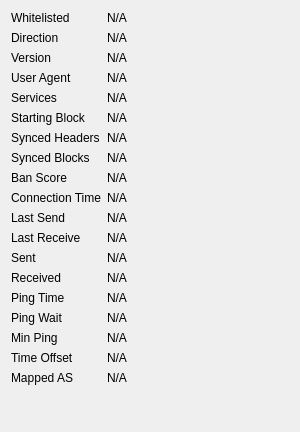
             <widget class="QWidget" name="detailWidget">
              <property name="geometry">
               <rect>
                <x>0</x>
                <y>0</y>
                <width>300</width>
                <height>432</height>
               </rect>
              </property>
              <property name="minimumSize">
               <size>
                <width>300</width>
                <height>0</height>
               </size>
              </property>
              <layout class="QGridLayout" name="gridLayout_2" columnstretch="0,1">
               <item row="0" column="0">
                <widget class="QLabel" name="label_30">
                 <property name="text">
                  <string>Whitelisted</string>
                 </property>
                </widget>
               </item>
               <item row="0" column="1">
                <widget class="QLabel" name="peerWhitelisted">
                 <property name="cursor">
                  <cursorShape>IBeamCursor</cursorShape>
                 </property>
                 <property name="text">
                  <string>N/A</string>
                 </property>
                 <property name="textFormat">
                  <enum>Qt::PlainText</enum>
                 </property>
                 <property name="textInteractionFlags">
                  <set>Qt::LinksAccessibleByMouse|Qt::TextSelectableByMouse</set>
                 </property>
                </widget>
               </item>
               <item row="1" column="0">
                <widget class="QLabel" name="label_23">
                 <property name="text">
                  <string>Direction</string>
                 </property>
                </widget>
               </item>
               <item row="1" column="1">
                <widget class="QLabel" name="peerDirection">
                 <property name="cursor">
                  <cursorShape>IBeamCursor</cursorShape>
                 </property>
                 <property name="text">
                  <string>N/A</string>
                 </property>
                 <property name="textFormat">
                  <enum>Qt::PlainText</enum>
                 </property>
                 <property name="textInteractionFlags">
                  <set>Qt::LinksAccessibleByMouse|Qt::TextSelectableByMouse</set>
                 </property>
                </widget>
               </item>
               <item row="2" column="0">
                <widget class="QLabel" name="label_21">
                 <property name="text">
                  <string>Version</string>
                 </property>
                </widget>
               </item>
               <item row="2" column="1">
                <widget class="QLabel" name="peerVersion">
                 <property name="cursor">
                  <cursorShape>IBeamCursor</cursorShape>
                 </property>
                 <property name="text">
                  <string>N/A</string>
                 </property>
                 <property name="textFormat">
                  <enum>Qt::PlainText</enum>
                 </property>
                 <property name="textInteractionFlags">
                  <set>Qt::LinksAccessibleByMouse|Qt::TextSelectableByMouse</set>
                 </property>
                </widget>
               </item>
               <item row="3" column="0">
                <widget class="QLabel" name="label_28">
                 <property name="text">
                  <string>User Agent</string>
                 </property>
                </widget>
               </item>
               <item row="3" column="1">
                <widget class="QLabel" name="peerSubversion">
                 <property name="cursor">
                  <cursorShape>IBeamCursor</cursorShape>
                 </property>
                 <property name="text">
                  <string>N/A</string>
                 </property>
                 <property name="textFormat">
                  <enum>Qt::PlainText</enum>
                 </property>
                 <property name="textInteractionFlags">
                  <set>Qt::LinksAccessibleByMouse|Qt::TextSelectableByMouse</set>
                 </property>
                </widget>
               </item>
               <item row="4" column="0">
                <widget class="QLabel" name="label_4">
                 <property name="text">
                  <string>Services</string>
                 </property>
                </widget>
               </item>
               <item row="4" column="1">
                <widget class="QLabel" name="peerServices">
                 <property name="cursor">
                  <cursorShape>IBeamCursor</cursorShape>
                 </property>
                 <property name="text">
                  <string>N/A</string>
                 </property>
                 <property name="textFormat">
                  <enum>Qt::PlainText</enum>
                 </property>
                 <property name="textInteractionFlags">
                  <set>Qt::LinksAccessibleByMouse|Qt::TextSelectableByMouse</set>
                 </property>
                </widget>
               </item>
               <item row="5" column="0">
                <widget class="QLabel" name="label_29">
                 <property name="text">
                  <string>Starting Block</string>
                 </property>
                </widget>
               </item>
               <item row="5" column="1">
                <widget class="QLabel" name="peerHeight">
                 <property name="cursor">
                  <cursorShape>IBeamCursor</cursorShape>
                 </property>
                 <property name="text">
                  <string>N/A</string>
                 </property>
                 <property name="textFormat">
                  <enum>Qt::PlainText</enum>
                 </property>
                 <property name="textInteractionFlags">
                  <set>Qt::LinksAccessibleByMouse|Qt::TextSelectableByMouse</set>
                 </property>
                </widget>
               </item>
               <item row="6" column="0">
                <widget class="QLabel" name="label_27">
                 <property name="text">
                  <string>Synced Headers</string>
                 </property>
                </widget>
               </item>
               <item row="6" column="1">
                <widget class="QLabel" name="peerSyncHeight">
                 <property name="cursor">
                  <cursorShape>IBeamCursor</cursorShape>
                 </property>
                 <property name="text">
                  <string>N/A</string>
                 </property>
                 <property name="textFormat">
                  <enum>Qt::PlainText</enum>
                 </property>
                 <property name="textInteractionFlags">
                  <set>Qt::LinksAccessibleByMouse|Qt::TextSelectableByMouse</set>
                 </property>
                </widget>
               </item>
               <item row="7" column="0">
                <widget class="QLabel" name="label_25">
                 <property name="text">
                  <string>Synced Blocks</string>
                 </property>
                </widget>
               </item>
               <item row="7" column="1">
                <widget class="QLabel" name="peerCommonHeight">
                 <property name="cursor">
                  <cursorShape>IBeamCursor</cursorShape>
                 </property>
                 <property name="text">
                  <string>N/A</string>
                 </property>
                 <property name="textFormat">
                  <enum>Qt::PlainText</enum>
                 </property>
                 <property name="textInteractionFlags">
                  <set>Qt::LinksAccessibleByMouse|Qt::TextSelectableByMouse</set>
                 </property>
                </widget>
               </item>
               <item row="8" column="0">
                <widget class="QLabel" name="label_24">
                 <property name="text">
                  <string>Ban Score</string>
                 </property>
                </widget>
               </item>
               <item row="8" column="1">
                <widget class="QLabel" name="peerBanScore">
                 <property name="cursor">
                  <cursorShape>IBeamCursor</cursorShape>
                 </property>
                 <property name="text">
                  <string>N/A</string>
                 </property>
                 <property name="textFormat">
                  <enum>Qt::PlainText</enum>
                 </property>
                 <property name="textInteractionFlags">
                  <set>Qt::LinksAccessibleByMouse|Qt::TextSelectableByMouse</set>
                 </property>
                </widget>
               </item>
               <item row="9" column="0">
                <widget class="QLabel" name="label_22">
                 <property name="text">
                  <string>Connection Time</string>
                 </property>
                </widget>
               </item>
               <item row="9" column="1">
                <widget class="QLabel" name="peerConnTime">
                 <property name="cursor">
                  <cursorShape>IBeamCursor</cursorShape>
                 </property>
                 <property name="text">
                  <string>N/A</string>
                 </property>
                 <property name="textFormat">
                  <enum>Qt::PlainText</enum>
                 </property>
                 <property name="textInteractionFlags">
                  <set>Qt::LinksAccessibleByMouse|Qt::TextSelectableByMouse</set>
                 </property>
                </widget>
               </item>
               <item row="10" column="0">
                <widget class="QLabel" name="label_15">
                 <property name="text">
                  <string>Last Send</string>
                 </property>
                </widget>
               </item>
               <item row="10" column="1">
                <widget class="QLabel" name="peerLastSend">
                 <property name="cursor">
                  <cursorShape>IBeamCursor</cursorShape>
                 </property>
                 <property name="text">
                  <string>N/A</string>
                 </property>
                 <property name="textFormat">
                  <enum>Qt::PlainText</enum>
                 </property>
                 <property name="textInteractionFlags">
                  <set>Qt::LinksAccessibleByMouse|Qt::TextSelectableByMouse</set>
                 </property>
                </widget>
               </item>
               <item row="11" column="0">
                <widget class="QLabel" name="label_19">
                 <property name="text">
                  <string>Last Receive</string>
                 </property>
                </widget>
               </item>
               <item row="11" column="1">
                <widget class="QLabel" name="peerLastRecv">
                 <property name="cursor">
                  <cursorShape>IBeamCursor</cursorShape>
                 </property>
                 <property name="text">
                  <string>N/A</string>
                 </property>
                 <property name="textFormat">
                  <enum>Qt::PlainText</enum>
                 </property>
                 <property name="textInteractionFlags">
                  <set>Qt::LinksAccessibleByMouse|Qt::TextSelectableByMouse</set>
                 </property>
                </widget>
               </item>
               <item row="12" column="0">
                <widget class="QLabel" name="label_18">
                 <property name="text">
                  <string>Sent</string>
                 </property>
                </widget>
               </item>
               <item row="12" column="1">
                <widget class="QLabel" name="peerBytesSent">
                 <property name="cursor">
                  <cursorShape>IBeamCursor</cursorShape>
                 </property>
                 <property name="text">
                  <string>N/A</string>
                 </property>
                 <property name="textFormat">
                  <enum>Qt::PlainText</enum>
                 </property>
                 <property name="textInteractionFlags">
                  <set>Qt::LinksAccessibleByMouse|Qt::TextSelectableByMouse</set>
                 </property>
                </widget>
               </item>
               <item row="13" column="0">
                <widget class="QLabel" name="label_20">
                 <property name="text">
                  <string>Received</string>
                 </property>
                </widget>
               </item>
               <item row="13" column="1">
                <widget class="QLabel" name="peerBytesRecv">
                 <property name="cursor">
                  <cursorShape>IBeamCursor</cursorShape>
                 </property>
                 <property name="text">
                  <string>N/A</string>
                 </property>
                 <property name="textFormat">
                  <enum>Qt::PlainText</enum>
                 </property>
                 <property name="textInteractionFlags">
                  <set>Qt::LinksAccessibleByMouse|Qt::TextSelectableByMouse</set>
                 </property>
                </widget>
               </item>
               <item row="14" column="0">
                <widget class="QLabel" name="label_26">
                 <property name="text">
                  <string>Ping Time</string>
                 </property>
                </widget>
               </item>
               <item row="14" column="1">
                <widget class="QLabel" name="peerPingTime">
                 <property name="cursor">
                  <cursorShape>IBeamCursor</cursorShape>
                 </property>
                 <property name="text">
                  <string>N/A</string>
                 </property>
                 <property name="textFormat">
                  <enum>Qt::PlainText</enum>
                 </property>
                 <property name="textInteractionFlags">
                  <set>Qt::LinksAccessibleByMouse|Qt::TextSelectableByMouse</set>
                 </property>
                </widget>
               </item>
               <item row="15" column="0">
                <widget class="QLabel" name="peerPingWaitLabel">
                 <property name="toolTip">
                  <string>The duration of a currently outstanding ping.</string>
                 </property>
                 <property name="text">
                  <string>Ping Wait</string>
                 </property>
                </widget>
               </item>
               <item row="15" column="1">
                <widget class="QLabel" name="peerPingWait">
                 <property name="cursor">
                  <cursorShape>IBeamCursor</cursorShape>
                 </property>
                 <property name="text">
                  <string>N/A</string>
                 </property>
                 <property name="textFormat">
                  <enum>Qt::PlainText</enum>
                 </property>
                 <property name="textInteractionFlags">
                  <set>Qt::LinksAccessibleByMouse|Qt::TextSelectableByMouse</set>
                 </property>
                </widget>
               </item>
               <item row="16" column="0">
                <widget class="QLabel" name="peerMinPingLabel">
                 <property name="text">
                  <string>Min Ping</string>
                 </property>
                </widget>
               </item>
               <item row="16" column="1">
                <widget class="QLabel" name="peerMinPing">
                 <property name="cursor">
                  <cursorShape>IBeamCursor</cursorShape>
                 </property>
                 <property name="text">
                  <string>N/A</string>
                 </property>
                 <property name="textFormat">
                  <enum>Qt::PlainText</enum>
                 </property>
                 <property name="textInteractionFlags">
                  <set>Qt::LinksAccessibleByMouse|Qt::TextSelectableByMouse</set>
                 </property>
                </widget>
               </item>
               <item row="17" column="0">
                <widget class="QLabel" name="label_timeoffset">
                 <property name="text">
                  <string>Time Offset</string>
                 </property>
                </widget>
               </item>
               <item row="17" column="1">
                <widget class="QLabel" name="timeoffset">
                 <property name="cursor">
                  <cursorShape>IBeamCursor</cursorShape>
                 </property>
                 <property name="text">
                  <string>N/A</string>
                 </property>
                 <property name="textFormat">
                  <enum>Qt::PlainText</enum>
                 </property>
                 <property name="textInteractionFlags">
                  <set>Qt::LinksAccessibleByMouse|Qt::TextSelectableByMouse</set>
                 </property>
                </widget>
               </item>
               <item row="18" column="0">
                <widget class="QLabel" name="peerMappedASLabel">
                 <property name="toolTip">
                  <string>The mapped Autonomous System used for diversifying peer selection.</string>
                 </property>
                 <property name="text">
                  <string>Mapped AS</string>
                 </property>
                </widget>
               </item>
               <item row="18" column="1">
                <widget class="QLabel" name="peerMappedAS">
                 <property name="cursor">
                  <cursorShape>IBeamCursor</cursorShape>
                 </property>
                 <property name="text">
                  <string>N/A</string>
                 </property>
                 <property name="textFormat">
                  <enum>Qt::PlainText</enum>
                 </property>
                 <property name="textInteractionFlags">
                  <set>Qt::LinksAccessibleByMouse|Qt::TextSelectableByKeyboard|Qt::TextSelectableByMouse</set>
                 </property>
                </widget>
               </item>
               <item row="19" column="0">
                <spacer name="verticalSpacer_3">
                 <property name="orientation">
                  <enum>Qt::Vertical</enum>
                 </property>
                 <property name="sizeHint" stdset="0">
                  <size>
                   <width>20</width>
                   <height>40</height>
                  </size>
                 </property>
                </spacer>
               </item>
              </layout>
             </widget>
